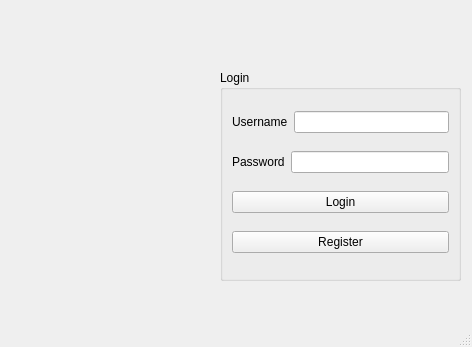
<?xml version="1.0" encoding="UTF-8"?>
<ui version="4.0">
 <class>Login</class>
 <widget class="QMainWindow" name="Login">
  <property name="geometry">
   <rect>
    <x>0</x>
    <y>0</y>
    <width>472</width>
    <height>347</height>
   </rect>
  </property>
  <property name="windowTitle">
   <string>Login</string>
  </property>
  <widget class="QWidget" name="centralwidget">
   <widget class="QGroupBox" name="groupBox">
    <property name="geometry">
     <rect>
      <x>220</x>
      <y>70</y>
      <width>241</width>
      <height>211</height>
     </rect>
    </property>
    <property name="title">
     <string>Login</string>
    </property>
    <layout class="QVBoxLayout" name="verticalLayout">
     <property name="leftMargin">
      <number>9</number>
     </property>
     <item>
      <layout class="QHBoxLayout" name="horizontalLayout">
       <item>
        <widget class="QLabel" name="label">
         <property name="text">
          <string>Username</string>
         </property>
        </widget>
       </item>
       <item>
        <widget class="QLineEdit" name="username"/>
       </item>
      </layout>
     </item>
     <item>
      <layout class="QHBoxLayout" name="horizontalLayout_2">
       <item>
        <widget class="QLabel" name="label_2">
         <property name="text">
          <string>Password</string>
         </property>
        </widget>
       </item>
       <item>
        <widget class="QLineEdit" name="password"/>
       </item>
      </layout>
     </item>
     <item>
      <widget class="QPushButton" name="pushButton">
       <property name="text">
        <string>Login</string>
       </property>
      </widget>
     </item>
     <item>
      <widget class="QPushButton" name="Register">
       <property name="text">
        <string>Register</string>
       </property>
      </widget>
     </item>
    </layout>
   </widget>
   <widget class="QLabel" name="label_pic">
    <property name="geometry">
     <rect>
      <x>30</x>
      <y>80</y>
      <width>151</width>
      <height>161</height>
     </rect>
    </property>
    <property name="text">
     <string/>
    </property>
   </widget>
  </widget>
  <widget class="QStatusBar" name="statusbar"/>
 </widget>
 <resources/>
 <connections/>
</ui>
